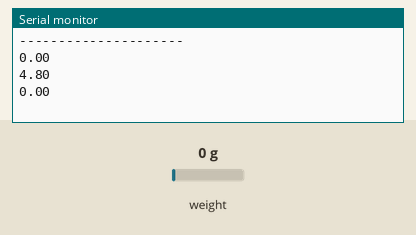
This sketch was run on a simulated Arduino Uno, built with avr-gcc and run on an emulated ATmega328P. Parts: the last lines printed to the serial monitor. The test bench sets the inputs (shaded band); at power-on: weight on the scale 0 g.

Above: at 2.2 s.
2.3 s: weight on the scale set to 100 g
At 3.7 s:
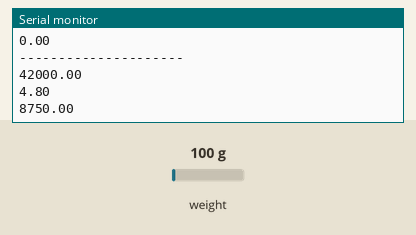
4.0 s: weight on the scale set to 1250 g
At 5.9 s:
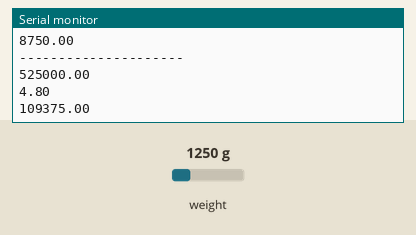
Timing chart, 0 to 7.4 s (numbered marks = the images above; inputs shaded):
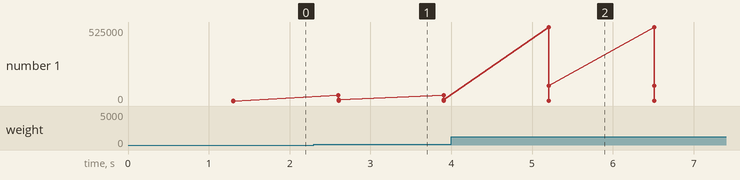

Measured:
- after the input at 2.3 s, the serial monitor: prints a new line after 0.30 s (image 1)
- after the input at 4.0 s, the serial monitor: prints a new line after 1.2 s (image 2)
- plotted number 1: 0 → 8750 after the input at 2.3 s, 8750 → 109375 after the input at 4.0 s

The sketch:

weight_calibration.ino
```cpp
#include "HX711.h"

#define DT_PIN 4
#define SCK_PIN 5

HX711 scale;

float actual_weight = 4.8; //100円玉の重さ4.8g

void setup() {
Serial.begin(115200);
scale.begin(DT_PIN, SCK_PIN);
//scale.set_scale();  // Start scale
scale.tare();       // Reset scale to zero
}

void loop() {
float current_weight=scale.get_units(3);  // get average of 20 scale readings
float scale_factor=(current_weight/actual_weight);  // divide the result by a known weight

Serial.println("---------------------");  // Print the scale factor to use
Serial.println(current_weight);  // Print the scale factor to use
Serial.println(actual_weight);
Serial.println(scale_factor);

delay(1000);
}
```
